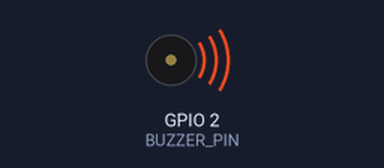
Simulated run of this sketch. Board: ESP32. Parts: buzzer (waves = sounding).

Above: at 0.2 s.
At 3.5 s:
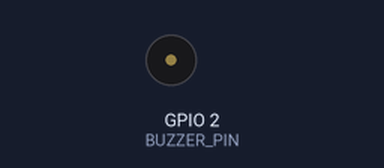
Timing chart, 0 to 4.6 s (numbered marks = the images above):
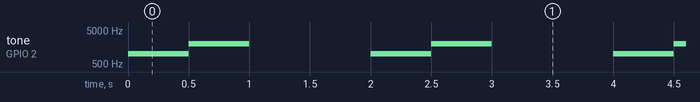

The sketch:

buzzer_with_LEDC.ino
```cpp
/*
When we say “LEDC tone generator”, we’re simply using one LEDC channel to produce a square wave at a given frequency.
A buzzer (especially a passive buzzer) makes a sound when it gets a fast on/off voltage wave — exactly what PWM does.
Instead of using Arduino’s simple tone() function (which doesn’t exist on ESP32),
we use ledcWriteTone(channel, frequency) to create the same effect — but better and non-blocking.

ledcSetup(channel, base_frequency, resolution_bits);
channel → choose 0–15

base_frequency → the default or max frequency (e.g. 2000 Hz)

resolution_bits → precision (e.g. 8–10 bits)

Attach a pin to that channel
ledcAttachPin(pin_number, channel);

Play a tone
ledcWriteTone(channel, frequency);

Stop the tone
ledcWriteTone(channel, 0); // 0 frequency = stop
*/
#define BUZZER_PIN 2
#define BUZZER_CH 0

void setup() {
  ledcSetup(BUZZER_CH, 2000, 10);
  ledcAttachPin(BUZZER_PIN, BUZZER_CH);
}

void loop() {
  ledcWriteTone(BUZZER_CH, 1000); // Play 1kHz
  delay(500);
  ledcWriteTone(BUZZER_CH, 2000); // Play 2kHz
  delay(500);
  ledcWriteTone(BUZZER_CH, 0);    // Stop
  delay(1000);
}
```

Measured:
- by itself, tone on GPIO 2 (BUZZER_PIN): repeats every 2.0 s: 2000 Hz 0.50 s, silent 1.0 s, 1000 Hz 0.50 s
